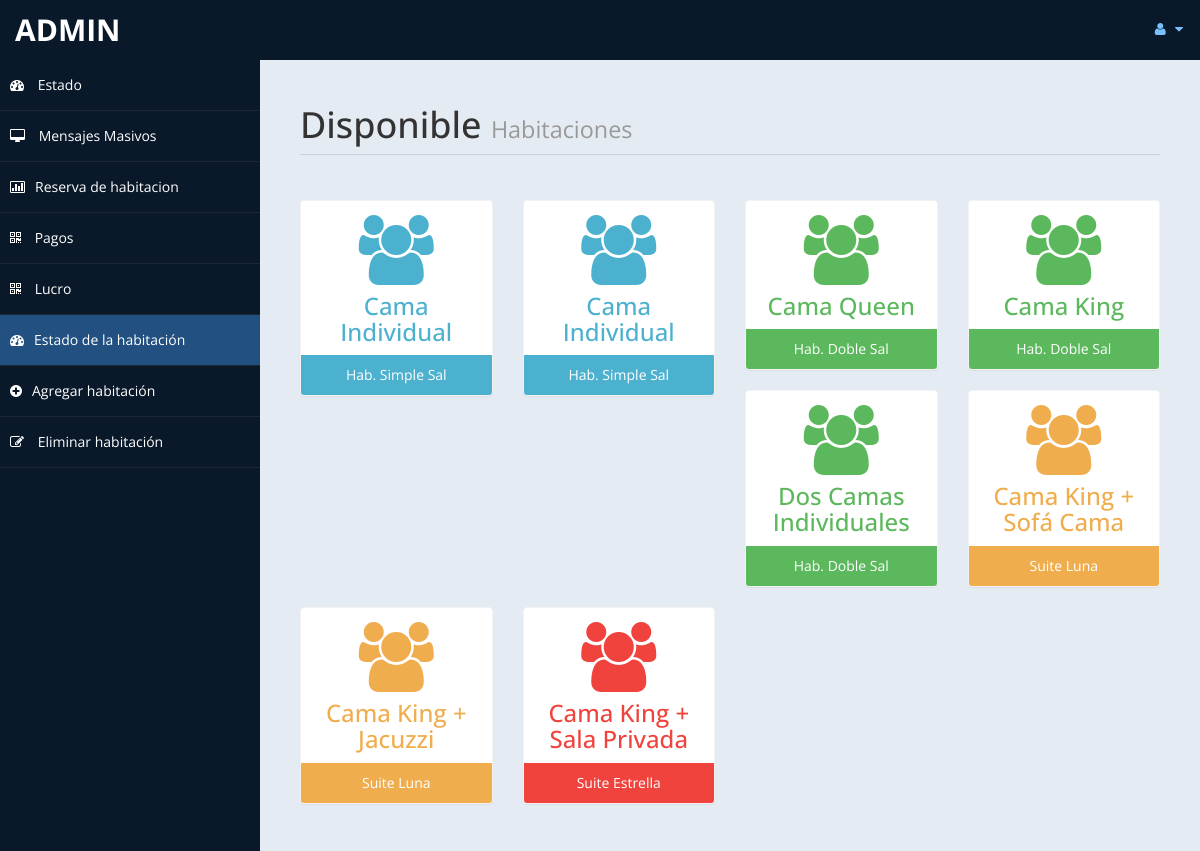
Screenshot of /admin/settings.php (signed in) with the database file from the repository.
### tables this page shows
CREATE TABLE `room` (
  `id` int(11) NOT NULL,
  `type` varchar(50) NOT NULL,
  `bedding` varchar(50) NOT NULL,
  `place` varchar(50) NOT NULL,
  `cusid` int(11) DEFAULT NULL
);

### admin/settings.php (the view, shortened to what this page needs)
<!DOCTYPE html>
<html xmlns="http://www.w3.org/1999/xhtml">
<head>
    <link href="assets/css/bootstrap.css" rel="stylesheet" />
    <link href="assets/css/font-awesome.css" rel="stylesheet" />
    <link href="assets/css/custom-styles.css" rel="stylesheet" />
</head>
<body>
    <div id="wrapper">
        <nav class="navbar navbar-default top-navbar" role="navigation">
            <div class="navbar-header">
                <a class="navbar-brand" href="home.php">ADMIN </a>
            </div>
            <ul class="nav navbar-top-links navbar-right">
                <li class="dropdown">
                    <a class="dropdown-toggle" data-toggle="dropdown" href="#" aria-expanded="false">
                        <i class="fa fa-user fa-fw"></i> <i class="fa fa-caret-down"></i>
                    </a>
                </li>
            </ul>
        </nav>
        <nav class="navbar-default navbar-side" role="navigation">
            <div class="sidebar-collapse">
                <ul class="nav" id="main-menu">
                <li>
                        <a href="home.php"><i class="fa fa-dashboard"></i> Estado</a>
                    </li>
                    <li>
                        <a  href="messages.php"><i class="fa fa-desktop"></i> Mensajes Masivos</a>
                    </li>
					<li>
                        <a href="roombook.php"><i class="fa fa-bar-chart-o"></i>Reserva de habitacion</a>
                    </li>
                    <li>
                        <a class="payment-menu" href="payment.php"><i class="fa fa-qrcode"></i> Pagos</a>
                    </li>
                    <li>
                        <a  href="profit.php"><i class="fa fa-qrcode"></i> Lucro</a>
                    </li>
                    <li>
                        <a class="active-menu" href="settings.php"><i class="fa fa-dashboard"></i>Estado de la habitación</a>
                    </li>
					<li>
                        <a  href="room.php"><i class="fa fa-plus-circle"></i>Agregar habitación</a>
                    </li>
                    <li>
                        <a   href="roomdel.php"><i class="fa fa-pencil-square-o"></i> Eliminar habitación</a>
                    </li>
            </div>
        </nav>
        <div id="page-wrapper" >
            <div id="page-inner">
			 <div class="row">
                    <div class="col-md-12">
                        <h1 class="page-header">
                           Disponible
 <small> Habitaciones</small>
                        </h1>
                    </div>
                </div>
            <?php
						include ('db.php');
						$sql = "select * from room";
						$re = mysqli_query($con,$sql)
				?>
                <div class="row">
				<?php
										while($row= mysqli_fetch_array($re))
										{
												$id = $row['type'];
											if($id == "Hab. Simple Sal")
											{
												echo"<div class='col-md-3 col-sm-12 col-xs-12'>
													<div class='panel panel-primary text-center no-boder bg-color-blue'>
														<div class='panel-body'>
															<i class='fa fa-users fa-5x'></i>
															<h3>".$row['bedding']."</h3>
														</div>
														<div class='panel-footer back-footer-blue'>
															".$row['type']."
														</div>
													</div>
												</div>";
											}
											else if ($id == "Hab. Doble Sal")
											{
												echo"<div class='col-md-3 col-sm-12 col-xs-12'>
													<div class='panel panel-primary text-center no-boder bg-color-green'>
														<div class='panel-body'>
															<i class='fa fa-users fa-5x'></i>
															<h3>".$row['bedding']."</h3>
														</div>
														<div class='panel-footer back-footer-green'>
															".$row['type']."
														</div>
													</div>
												</div>";
											}
											else if($id =="Suite Luna")
											{
												echo"<div class='col-md-3 col-sm-12 col-xs-12'>
													<div class='panel panel-primary text-center no-boder bg-color-brown'>
														<div class='panel-body'>
															<i class='fa fa-users fa-5x'></i>
															<h3>".$row['bedding']."</h3>
														</div>
														<div class='panel-footer back-footer-brown'>
															".$row['type']."
														</div>
													</div>
												</div>";
											}
											else if($id =="Suite Estrella")
											{
												echo"<div class='col-md-3 col-sm-12 col-xs-12'>
													<div class='panel panel-primary text-center no-boder bg-color-red'>
														<div class='panel-body'>
															<i class='fa fa-users fa-5x'></i>
															<h3>".$row['bedding']."</h3>
														</div>
														<div class='panel-footer back-footer-red'>
															".$row['type']."
														</div>
													</div>
												</div>";
											}
										}
									?>
                </div>
            </div>
        </div>
</body>
</html>

### admin/assets/css/custom-styles.css (style rules this page uses)
body { font-family: 'Open Sans', sans-serif; }
#wrapper { width: 100%; background:#09192A; }
#page-wrapper { padding: 15px 15px; min-height: 600px; background:#E5EBF2; }
#page-inner { width:100%; margin:10px 20px 10px 0px; background-color:transparent; padding:10px; min-height:1200px; }
.text-center { text-align:center; }
.no-boder { border:1px solid #f3f3f3; }
h1, .h1, h2, .h2, h3, .h3 { margin-top: 7px; margin-bottom: -5px; }
.page-header { padding-bottom: 9px; margin: 10px 0 45px; border-bottom: 1px solid #C7D1DD; }
.bg-color-green { background-color: #fff; color: #5cb85c; }
.bg-color-blue { background-color: #fff; color: #4CB1CF }
.bg-color-red { background-color: #fff; color:#F0433D; }
.bg-color-brown { background-color: #fff; color:#f0ad4e; }
.back-footer-green { background-color: #5cb85c; color:#fff; border-top: 0px solid #fff; }
.back-footer-red { background-color: #F0433D; color:#fff; border-top: 0px solid #fff; }
.back-footer-blue { background-color: #4CB1CF; color:#fff; border-top: 0px solid #fff; }
.back-footer-brown { background-color: #f0ad4e; color:#fff; border-top: 0px solid #fff; }
.top-navbar { margin:0px; }
.top-navbar .navbar-brand { color: #fff; width: 260px; text-align: left; height: 60px; font-size: 30px; font-weight: 700; text-transform: uppercase; line-height: 30px; }
.top-navbar .nav > li { position: relative; display: inline-block; }
.top-navbar .nav > li > a { position: relative; display: block; padding: 19px 15px; color: #77C0FD; }
.active-menu { background-color:#225081!important; }
.sidebar-collapse , .sidebar-collapse .nav { background:none; }
.sidebar-collapse .nav { padding:0; }
.sidebar-collapse .nav > li > a { color:#fff; background:transparent; text-shadow:none; }
.sidebar-collapse > .nav > li > a { padding:15px 10px; }
.sidebar-collapse > .nav > li { border-bottom: 1px solid rgba(107, 108, 109, 0.19); }
.navbar-side { border:none; background-color: transparent; }
.top-navbar { background:#09192A; border-bottom:none; }
.top-navbar .nav > li > a > i { margin-right: 2px; }
.navbar-default { border:0px solid black; }
.navbar-header { background: #09192A; }
.nav > li > a > i { margin-right:10px; }
@media (min-width:768px) { #page-wrapper { margin: 0 0 0 260px; padding: 15px 30px; min-height: 1200px; } }
@media (min-width:768px) { .navbar-side { z-index: 1; position: absolute; width: 260px; } }
@media (min-width:768px) { .navbar { border-radius: 0px; } }

### rows the page displays
room: bedding "Cama Individual", type "Hab. Simple Sal"
room: bedding "Cama Individual", type "Hab. Simple Sal"
room: bedding "Cama Queen", type "Hab. Doble Sal"
room: bedding "Cama King", type "Hab. Doble Sal"
room: bedding "Dos Camas Individuales", type "Hab. Doble Sal"
room: bedding "Cama King + Sofá Cama", type "Suite Luna"
room: bedding "Cama King + Jacuzzi", type "Suite Luna"
room: bedding "Cama King + Sala Privada", type "Suite Estrella"
